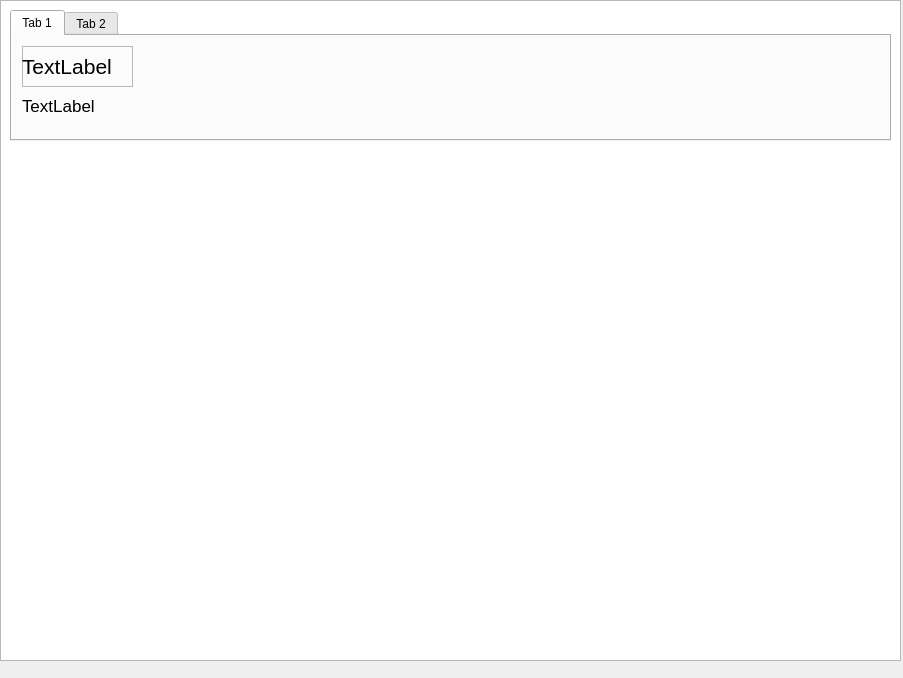
<?xml version="1.0" encoding="UTF-8"?>
<ui version="4.0">
 <class>HomeWindow</class>
 <widget class="QMainWindow" name="HomeWindow">
  <property name="geometry">
   <rect>
    <x>0</x>
    <y>0</y>
    <width>903</width>
    <height>678</height>
   </rect>
  </property>
  <property name="windowTitle">
   <string>MainWindow</string>
  </property>
  <widget class="QWidget" name="centralwidget">
   <widget class="QListView" name="listView">
    <property name="geometry">
     <rect>
      <x>0</x>
      <y>0</y>
      <width>901</width>
      <height>661</height>
     </rect>
    </property>
    <property name="sizePolicy">
     <sizepolicy hsizetype="Preferred" vsizetype="Preferred">
      <horstretch>0</horstretch>
      <verstretch>0</verstretch>
     </sizepolicy>
    </property>
    <property name="minimumSize">
     <size>
      <width>0</width>
      <height>0</height>
     </size>
    </property>
    <property name="maximumSize">
     <size>
      <width>16777215</width>
      <height>16777215</height>
     </size>
    </property>
   </widget>
   <widget class="QTabWidget" name="tabWidget">
    <property name="geometry">
     <rect>
      <x>10</x>
      <y>10</y>
      <width>881</width>
      <height>131</height>
     </rect>
    </property>
    <property name="sizePolicy">
     <sizepolicy hsizetype="Minimum" vsizetype="Minimum">
      <horstretch>0</horstretch>
      <verstretch>0</verstretch>
     </sizepolicy>
    </property>
    <property name="sizeIncrement">
     <size>
      <width>0</width>
      <height>0</height>
     </size>
    </property>
    <property name="baseSize">
     <size>
      <width>-1</width>
      <height>0</height>
     </size>
    </property>
    <property name="font">
     <font>
      <stylestrategy>PreferDefault</stylestrategy>
     </font>
    </property>
    <property name="currentIndex">
     <number>0</number>
    </property>
    <widget class="QWidget" name="tab_1">
     <attribute name="title">
      <string>Tab 1</string>
     </attribute>
     <widget class="QLabel" name="homeIntroLongTextTab_1">
      <property name="geometry">
       <rect>
        <x>10</x>
        <y>60</y>
        <width>851</width>
        <height>21</height>
       </rect>
      </property>
      <property name="font">
       <font>
        <pointsize>13</pointsize>
        <stylestrategy>PreferDefault</stylestrategy>
       </font>
      </property>
      <property name="layoutDirection">
       <enum>Qt::LeftToRight</enum>
      </property>
      <property name="autoFillBackground">
       <bool>false</bool>
      </property>
      <property name="styleSheet">
       <string notr="true"/>
      </property>
      <property name="text">
       <string>TextLabel</string>
      </property>
      <property name="textFormat">
       <enum>Qt::RichText</enum>
      </property>
      <property name="alignment">
       <set>Qt::AlignLeading|Qt::AlignLeft|Qt::AlignTop</set>
      </property>
     </widget>
     <widget class="QFrame" name="homeIntroTitleFrameTab_1">
      <property name="enabled">
       <bool>true</bool>
      </property>
      <property name="geometry">
       <rect>
        <x>10</x>
        <y>10</y>
        <width>111</width>
        <height>41</height>
       </rect>
      </property>
      <property name="styleSheet">
       <string notr="true">width: 100%;</string>
      </property>
      <property name="frameShape">
       <enum>QFrame::StyledPanel</enum>
      </property>
      <property name="frameShadow">
       <enum>QFrame::Raised</enum>
      </property>
      <widget class="QLabel" name="homeIntroLabelTabTitle_1">
       <property name="geometry">
        <rect>
         <x>0</x>
         <y>0</y>
         <width>91</width>
         <height>41</height>
        </rect>
       </property>
       <property name="font">
        <font>
         <pointsize>16</pointsize>
        </font>
       </property>
       <property name="layoutDirection">
        <enum>Qt::LeftToRight</enum>
       </property>
       <property name="text">
        <string>TextLabel</string>
       </property>
      </widget>
     </widget>
    </widget>
    <widget class="QWidget" name="tab_2">
     <attribute name="title">
      <string>Tab 2</string>
     </attribute>
     <widget class="QFrame" name="homeIntroTitleFrameTab_2">
      <property name="geometry">
       <rect>
        <x>10</x>
        <y>10</y>
        <width>111</width>
        <height>41</height>
       </rect>
      </property>
      <property name="styleSheet">
       <string notr="true">width: 100%;</string>
      </property>
      <property name="frameShape">
       <enum>QFrame::StyledPanel</enum>
      </property>
      <property name="frameShadow">
       <enum>QFrame::Raised</enum>
      </property>
      <widget class="QLabel" name="homeIntroLabelTabTitle_2">
       <property name="geometry">
        <rect>
         <x>0</x>
         <y>0</y>
         <width>91</width>
         <height>41</height>
        </rect>
       </property>
       <property name="font">
        <font>
         <pointsize>16</pointsize>
        </font>
       </property>
       <property name="layoutDirection">
        <enum>Qt::LeftToRight</enum>
       </property>
       <property name="text">
        <string>TextLabel</string>
       </property>
      </widget>
     </widget>
     <widget class="QLabel" name="homeIntroLongTextTab_2">
      <property name="geometry">
       <rect>
        <x>10</x>
        <y>60</y>
        <width>371</width>
        <height>81</height>
       </rect>
      </property>
      <property name="font">
       <font>
        <pointsize>13</pointsize>
        <stylestrategy>PreferDefault</stylestrategy>
       </font>
      </property>
      <property name="layoutDirection">
       <enum>Qt::LeftToRight</enum>
      </property>
      <property name="autoFillBackground">
       <bool>false</bool>
      </property>
      <property name="styleSheet">
       <string notr="true"/>
      </property>
      <property name="text">
       <string>TextLabel</string>
      </property>
      <property name="textFormat">
       <enum>Qt::RichText</enum>
      </property>
      <property name="alignment">
       <set>Qt::AlignLeading|Qt::AlignLeft|Qt::AlignTop</set>
      </property>
     </widget>
    </widget>
   </widget>
  </widget>
  <widget class="QMenuBar" name="menuBar">
   <property name="geometry">
    <rect>
     <x>0</x>
     <y>0</y>
     <width>903</width>
     <height>22</height>
    </rect>
   </property>
  </widget>
  <action name="actionLogin">
   <property name="text">
    <string>Login</string>
   </property>
  </action>
  <action name="actionRegister">
   <property name="text">
    <string>Register</string>
   </property>
  </action>
 </widget>
 <resources/>
 <connections/>
</ui>
